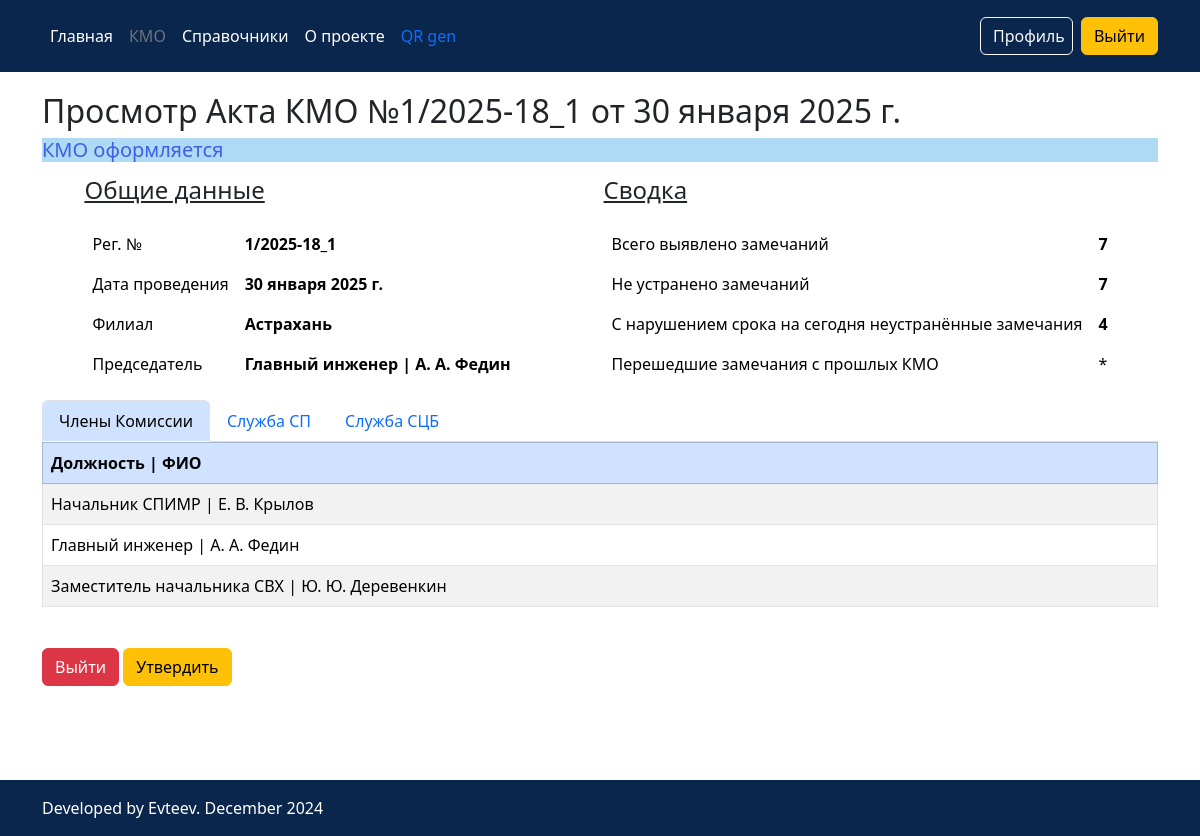
The app's page /view_kmo/1 (signed in) with its own data.
### KMO/models.py (models this page shows, shortened)
class Kmo(models.Model):
    iddepowner = models.ForeignKey(Bs_depowner, on_delete=models.CASCADE, verbose_name='Филиал')
    created_at = models.DateTimeField('Дата создания', auto_now_add=True, editable=False)
    user_creator = models.CharField('Создатель', max_length=50, null=True, blank=True)
    s_update_user = models.CharField('Изменивший', max_length=25, null=True, blank=True)
    updated_at = models.DateTimeField('Дата изменения', auto_now=True, editable=False)
    n_regnumber = models.CharField('Рег. №', max_length=12)
    date_detection = models.DateField('Дата обнаружения')
    idprofile = models.ForeignKey(Profile, on_delete=models.CASCADE, verbose_name='Председатель', null=True)
    approved = models.BooleanField('Утверждён', default=False, null=True, blank=True)
    class Meta:
        verbose_name = 'КМО'
        verbose_name_plural = 'Список КМО'

class Kmo_members(models.Model):
    idkmo = models.ForeignKey(Kmo, on_delete=models.CASCADE, verbose_name='КМО', blank=True, null=True)
    created_at = models.DateTimeField('Дата создания', auto_now_add=True, editable=False)
    user_creator = models.CharField('Создатель', max_length=50, null=True, blank=True)
    s_update_user = models.CharField('Изменивший', max_length=25, null=True, blank=True)
    updated_at = models.DateTimeField('Дата изменения', auto_now=True, editable=False)
    idprofile = models.ForeignKey(Profile, on_delete=models.CASCADE, verbose_name='Член комиссии', default=None,
                                  null=True, blank=True)
    class Meta:
        verbose_name = 'Члены комиссии КМО'
        verbose_name_plural = 'Список членов комиссии КМО'

### BS/models.py (models this page shows)
class Bs_depowner(models.Model):
    s_mnemocode = models.CharField('мнемокод', max_length=10)
    s_name = models.CharField('Филиал', max_length=30)
    s_create_user = models.CharField('Создатель', max_length=25)
    created_at = models.DateTimeField('Дата создания', auto_now_add=True, editable=False)
    s_update_user = models.CharField('Изменивший', max_length=25, null=True, blank=True)
    updated_at = models.DateTimeField('Дата изменения', auto_now=True, editable=False)
    not_used = models.BooleanField('Недействующий', default=False)
    def __str__(self):
        return self.s_name
    class Meta:
        verbose_name = 'Филиал'
        verbose_name_plural = 'Филиалы'

class Bs_position(models.Model):
    s_mnemocode = models.CharField('мнемокод', max_length=10)
    s_name = models.CharField('Должность', max_length=90)
    s_create_user = models.CharField('Создатель', max_length=25)
    created_at = models.DateTimeField('Дата создания', auto_now_add=True, editable=False)
    s_update_user = models.CharField('Изменивший', max_length=25, null=True, blank=True)
    updated_at = models.DateTimeField('Дата изменения', auto_now=True, editable=False)
    not_used = models.BooleanField('Недействующий', default=False)
    def __str__(self):
        return self.s_name
    class Meta:
        verbose_name = 'Должность'
        verbose_name_plural = 'Должности'

### Main/models.py (models this page shows, shortened)
class Profile(models.Model):
    user = models.OneToOneField(User, on_delete=models.CASCADE, verbose_name='Пользователь', null=True, blank=True)
    first_name = models.CharField('Имя', max_length=150, blank=True)
    last_name = models.CharField('Фамилия', max_length=150, blank=True)
    third_name = models.CharField('Отчество', max_length=150, blank=True)
    d_birthday = models.DateField('Дата рождения', null=True, blank=True)
    d_hiring = models.DateField('Дата приёма', null=True, blank=True)
    d_dismissal = models.DateField('Дата увольнения', null=True, blank=True)
    s_create_user = models.CharField('Создатель', max_length=25, null=True, blank=True)
    created_at = models.DateTimeField('Дата создания', auto_now_add=True, editable=False)
    s_update_user = models.CharField('Изменивший', max_length=25, null=True, blank=True)
    updated_at = models.DateTimeField('Дата изменения', auto_now=True, editable=False)
    iddepowner = models.ForeignKey(Bs_depowner, on_delete=models.CASCADE, verbose_name='Филиал', null=True, blank=True)
    iddepartment = models.ForeignKey(Bs_department, on_delete=models.CASCADE, verbose_name='Подразделение', null=True, blank=True)
    idposition = models.ForeignKey(Bs_position, on_delete=models.CASCADE, verbose_name='Должность', null=True, blank=True)
    chairman = models.BooleanField('Является председателем', default=False)
    member_kmo = models.BooleanField('Является членом комиссии', default=False)
    def __str__(self):
        return str(self.idposition) + ' | ' + str(self.get_fio())
    class Meta:
        verbose_name = 'Работник'
        verbose_name_plural = 'Работники'
    def get_fio(self):
        fio = "%s %s %s" % (str(self.first_name)[:1] + '.', str(self.third_name)[:1] + '.', self.last_name)
        return fio.strip()

### Main/views.py (the view)
# urls.py: path('view_kmo/<int:kmo_id>', views.view_kmo, name='view_kmo'),
@login_required()
def view_kmo(request, kmo_id):
    kmo = get_object_or_404(Kmo, id=kmo_id)
    view_form = KMOForm_edit(instance=kmo)
    form_members = Kmo_members.objects.filter(idkmo=kmo_id)
    kmo_data = Kmo.objects.get(id=kmo_id)
    data_kmodet_sp = Kmodet.objects.filter(idkmo=kmo_id, iddepartment=Bs_department.objects.get(s_name='СП'))
    data_kmodet_scb = Kmodet.objects.filter(idkmo=kmo_id, iddepartment=Bs_department.objects.get(s_name='СЦБ'))
    data_kmodet_count_all = Kmodet.objects.filter(idkmo=kmo_id).count()
    data_kmodet_count_overdue = Kmodet.objects.filter(idkmo=kmo_id, date_elimination__lt=datetime.now().date(),
                                                      eliminated=0).count()
    data_kmodet_count_active = Kmodet.objects.filter(idkmo=kmo_id, eliminated=0).count()
    content = {'title_view': 'Просмотр КМО',
               'view_form': kmo,
               'kmo_data': kmo_data,
               'form_members': form_members,
               'id_kmo_edit': kmo_id,
               'data_kmodet_sp': data_kmodet_sp,
               'data_kmodet_scb': data_kmodet_scb,
               'data_kmodet_all': {
                   'kmodet_all_count': data_kmodet_count_all,
                   'kmodet_count_overdue': data_kmodet_count_overdue,
                   'kmodet_count_active': data_kmodet_count_active,
                   'datenow': datetime.now().date()
               }
               }
    return render(request, 'KMO/view_kmo.html', context=content)

### BS/models.py (called while the page is built)
    def __str__(self):
        return self.s_name

    def __str__(self):
        return self.s_name

    def __str__(self):
        return str(self.s_name) + '(' + str(self.idrwstation) + ')'

    def __str__(self):
        return str(self.s_name) + ' ' + str(self.mark_crossp)

    def __str__(self):
        return (str(self.s_name) +
                ' [ ' + str(self.s_deviation_interval) +
                ' | ' + str(self.d_deadline) +
                ' | ' + str(self.s_measurement) +
                ' | ' + str(self.n_speed_limit) + ']')

### KMO/models.py (called while the page is built)
    def __str__(self):
        return str(self.idprofile) + '(' + str(self.iddepartment) + ')'

### KMO/templates/KMO/view_kmo.html (shortened to what this page needs)
{% extends 'main/base.html'%}
{% load static %}
{% block content %}
<div class="container" style="margin-bottom: 150px; margin-top: 20px;">
    <h2>Просмотр Акта КМО №{{ view_form.n_regnumber }} от {{ view_form.date_detection }}</h2>
    {% if kmo_data.approved %}
    <h5 style="color: green; background: greenyellow;">КМО утверждён</h5>
    {% else %}
    <h5 style="color: #2041e5cc; background: #249ce35e;">КМО оформляется</h5>
    {% endif%}
    <div style="margin-top: 10px; margin-bottom: 30px">
        <div style="display: flex; justify-content: space-around;flex-wrap: wrap;">
            <div class="general_info" style="display: flex; justify-content: space-around; width: 100%; flex-wrap: wrap;">
                <div>
                    <p style="font-size: 24px; text-decoration: underline;">Общие данные</p>
                    <table class="table table-borderless">
                      <tbody>
                        <tr>
                          <td >Рег. №</td>
                          <td><b>{{ kmo_data.n_regnumber }}</b></td>
                        </tr>
                        <tr>
                          <td scope="row">Дата проведения</td>
                          <td><b>{{ kmo_data.date_detection }}</b></td>
                        </tr>
                        <tr>
                          <td scope="row">Филиал</td>
                          <td><b>{{ kmo_data.iddepowner }}</b></td>
                        </tr>
                        <tr>
                          <td scope="row">Председатель</td>
                          <td><b>{{ kmo_data.idprofile }}</b></td>
                        </tr>
                      </tbody>
                    </table>
                </div>
                <div>
                    <p style="font-size: 24px; text-decoration: underline;">Сводка</p>
                    <table class="table table-borderless">
                      <tbody>
                        <tr>
                          <td scope="row">Всего выявлено замечаний</td>
                          <td><b>{{ data_kmodet_all.kmodet_all_count }}</b></td>
                        </tr>
                        <tr>
                          <td scope="row">Не устранено замечаний</td>
                          <td><b>{{ data_kmodet_all.kmodet_count_active }}</b></td>
                        </tr>
                        <tr>
                          <td scope="row">С нарушением срока на сегодня неустранённые замечания</td>
                          <td><b>{{ data_kmodet_all.kmodet_count_overdue }}</b></td>
                        </tr>
                        <tr>
                          <td scope="row">Перешедшие замечания с прошлых КМО</td>
                          <td>*</td>
                        </tr>
                      </tbody>
                    </table>
                </div>
            </div>
            <div style="width: 100% !important;margin-bottom: 25px;">
                    <nav>
                      <div class="nav nav-tabs" id="nav-tab" role="tablist">
                        <button class="nav-link active" id="nav-members-tab" data-bs-toggle="tab" data-bs-target="#nav-members" type="button" role="tab" aria-controls="nav-members" aria-selected="true">Члены Комиссии</button>
                        <button class="nav-link" id="nav-SP-tab" data-bs-toggle="tab" data-bs-target="#nav-SP" type="button" role="tab" aria-controls="nav-SP" aria-selected="false">Служба СП</button>
                        <button class="nav-link" id="nav-SCB-tab" data-bs-toggle="tab" data-bs-target="#nav-SCB" type="button" role="tab" aria-controls="nav-SCB" aria-selected="false">Служба СЦБ</button>
                      </div>
                    </nav>
                    <div class="tab-content" id="nav-tabContent">
                      <div class="tab-pane fade show active" id="nav-members" role="tabpanel" aria-labelledby="nav-members-tab">
                          <table class="table table-striped table-bordered table-hover">
                            <thead class="table-primary">
                              <tr>
                                <th scope="col">Должность | ФИО</th>
                              </tr>
                            </thead>
                            <tbody id="nav-memberss">
                                {% for form_h in form_members %}
                                    <tr class="members-form">
                                        <td colspan="10">{{form_h.idprofile}}</td>
                                    </tr>
                                {% endfor %}
                            </tbody>
                          </table>
                      </div>
                    </div>
            </div>
        </div>
        <a class="btn btn-danger" href="{% url 'kmo' %}">Выйти</a>
        {% if kmo_data.approved == 0 and kmo_data.idprofile %}
            <a class="btn btn-warning" href="{% url 'approv_kmo' id_kmo_edit %}">Утвердить</a>
        {% elif  kmo_data.approved == 1 %}
            <a class="btn btn-info" href="{% url 'kmo_pdf' id_kmo_edit %}">Сформировать акт в PDF</a>
        {% endif %}
    </div>
</div>
{% endblock %}
{% block li-kmo %}
text-secondary
{% endblock %}
{% block li-home %}
text-white
{% endblock %}
{% block li-bs %}
text-white
{% endblock %}
{% block li-about %}
text-white
{% endblock %}

### records on screen
Kmo: n_regnumber "1/2025-18_1", date_detection "30 января 2025 г.", iddepowner "Астрахань", idprofile "Главный инженер | А. А. Федин"
Kmo_members: idprofile "Начальник СПИМР | Е. В. Крылов"
Kmo_members: idprofile "Главный инженер | А. А. Федин"
Kmo_members: idprofile "Заместитель начальника СВХ | Ю. Ю. Деревенкин"

### other values on screen
{{ data_kmodet_all.kmodet_all_count }} "7"
{{ data_kmodet_all.kmodet_count_active }} "7"
{{ data_kmodet_all.kmodet_count_overdue }} "4"
